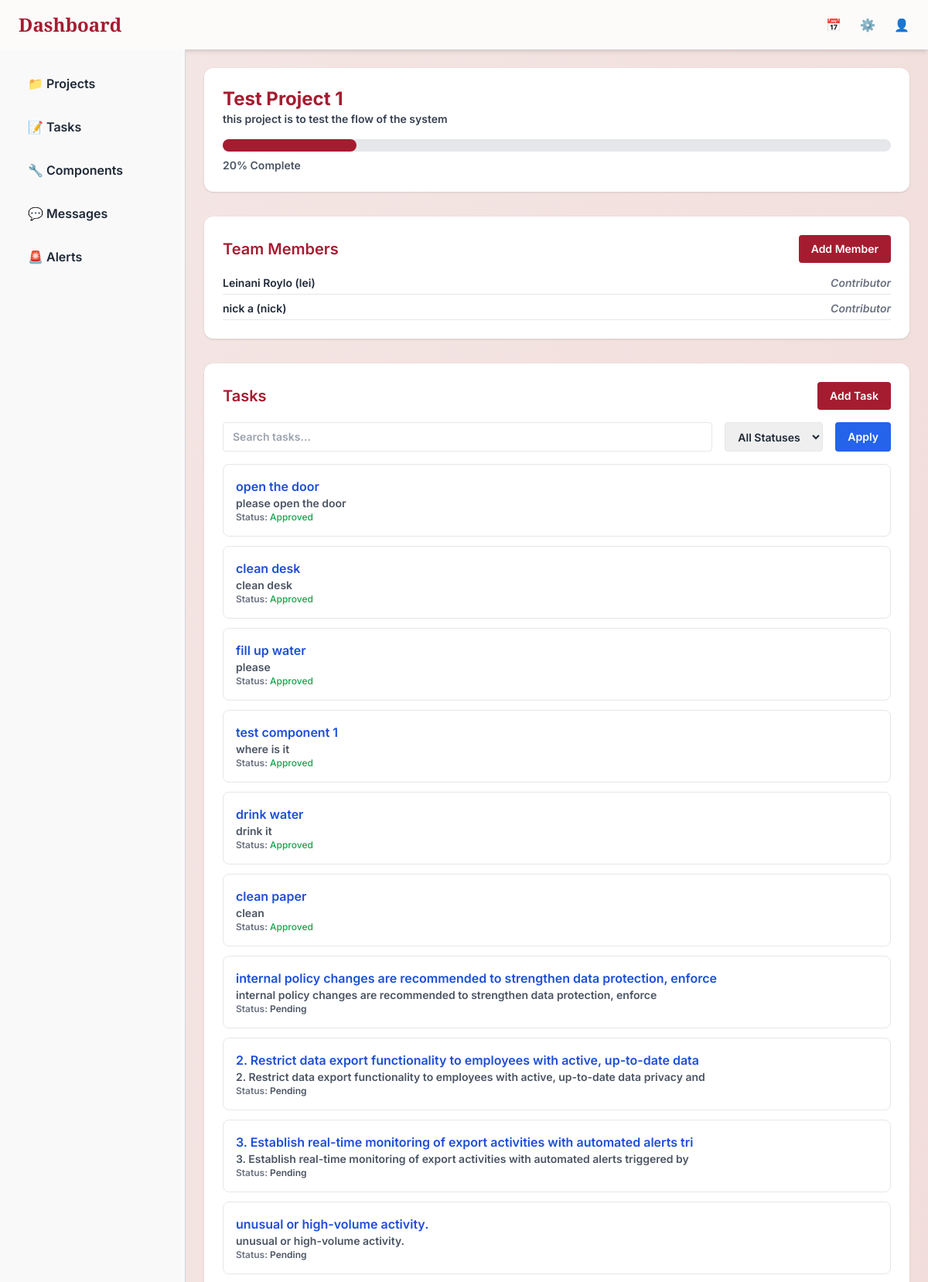
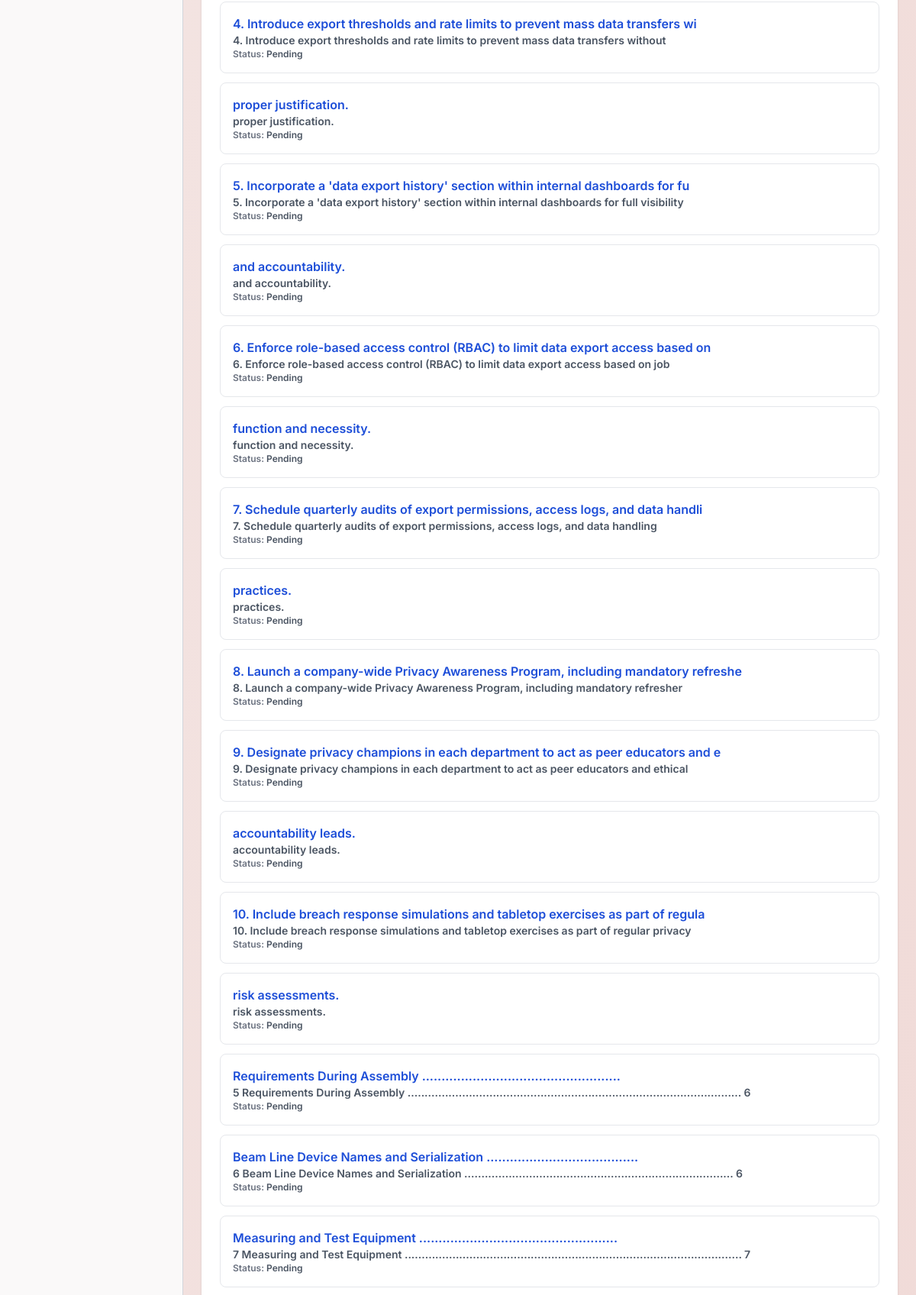
The app's page /projects/1/ (signed in, upper part) with its own data (2 pictures, top to bottom).
### tracker/models.py (models this page shows, shortened)
class Project(models.Model):
    name = models.CharField(max_length=100)
    description = models.TextField(blank=True)
    start_date = models.DateField(null=True, blank=True)
    end_date = models.DateField(null=True, blank=True)
    status = models.CharField(
        max_length=20,
        choices=[('ongoing', 'Ongoing'), ('completed', 'Completed'), ('paused', 'Paused')],
        default='ongoing'
    )
    progress = models.FloatField(default=0)
    assigned_users = models.ManyToManyField(User, related_name='assigned_projects', blank=True)
    @property
    def progress(self):
        total = self.tasks.count()
        if total == 0:
            return 0
        approved = self.tasks.filter(is_approved=True).count()
        return int((approved / total) * 100)

class Task(models.Model):
    section = models.CharField(max_length=20, blank=True, null=True)
    title = models.CharField(max_length=100)
    description = models.TextField(blank=True)
    project = models.ForeignKey(Project, on_delete=models.CASCADE, related_name='tasks', null=True, blank=True)
    components = models.ManyToManyField(Component, related_name='tasks', blank=True)  # now supports multiple components
    assigned_to = models.ForeignKey(User, on_delete=models.SET_NULL, null=True, blank=True)
    completed = models.BooleanField(default=False)
    submitted_for_approval = models.BooleanField(default=False)
    is_approved = models.BooleanField(default=False)
    notes = models.TextField(blank=True, null=True)
    image = models.ImageField(upload_to='tasks/images/', blank=True, null=True)
    video = models.FileField(upload_to='tasks/videos/', blank=True, null=True)
    audio = models.FileField(upload_to='tasks/audio/', blank=True, null=True)
    document = models.FileField(upload_to='tasks/docs/', blank=True, null=True)
    due_date = models.DateField(null=True, blank=True)
    status = models.CharField(
        max_length=20,
        choices=[('todo', 'To Do'), ('in_progress', 'In Progress'), ('completed', 'Completed'), ('approved', 'Approved')],
        default='todo'
    )
    created_at = models.DateTimeField(auto_now_add=True)

### tracker/views.py (the view)
# urls.py: path('projects/<int:project_id>/', views.project_detail_view, name='project_detail'),
@login_required
def project_detail_view(request, project_id):
    project = get_object_or_404(Project, id=project_id)
    tasks = project.tasks.all()
    components = project.components.all()
    search_query = request.GET.get('search', '')
    status_filter = request.GET.get('status', 'all')
    sort_by = request.GET.get('sort', '')
    if search_query:
        tasks = tasks.filter(Q(title__icontains=search_query) | Q(description__icontains=search_query))
    if status_filter == 'completed':
        tasks = tasks.filter(is_completed=True)
    elif status_filter == 'pending':
        tasks = tasks.filter(is_completed=False)
    if sort_by == 'due':
        tasks = tasks.order_by('due_date')
    elif sort_by == 'priority':
        tasks = tasks.order_by('priority')
    users = project.assigned_users.all() if hasattr(project, 'assigned_users') else []
    documents = project.documents.all() if hasattr(project, 'documents') else []
    progress = project.progress if hasattr(project, 'progress') else 0
    return render(request, 'tracker/project_detail.html', {
        'project': project,
        'tasks': tasks,
        'components': components,
        'search_query': search_query,
        'status_filter': status_filter,
        'sort_by': sort_by,
        'users': users,
        'documents': documents,
        'progress': progress,
    })

### tracker/templates/tracker/project_detail.html (shortened to what this page needs)
<!DOCTYPE html>
<html lang="en">
<head>
  <script src="https://cdn.tailwindcss.com"></script>
</head>
<body class="h-screen overflow-hidden font-inter font-semibold bg-gradient-to-br from-[#f4e7e5] to-[#f0d9d6] text-gray-800">
  <header class="bg-[#fcfbfa] shadow-md px-6 py-4 flex justify-between items-center">
    <h1 class="text-2xl font-playfair text-[#a51c30]">Dashboard</h1>
    <div class="flex items-center gap-6">
      <a href="calendar.html" class="hover:text-[#a51c30] transition-transform duration-300 hover:scale-110">📅</a>
      <a href="settings.html" class="hover:text-[#a51c30] transition-transform duration-300 hover:rotate-12">⚙️</a>
      <a href="profile.html" class="hover:text-[#a51c30] transition-transform duration-300 hover:scale-110">👤</a>
    </div>
  </header>
  <div class="flex h-[calc(100vh-72px)]">
    <aside class="w-1/5 bg-[#faf9f9] border-r border-gray-300 p-6 overflow-y-auto">
      <nav class="flex flex-col gap-4">
        <a href="{% url 'project_list' %}" class="flex items-center gap-3 text-gray-800 px-3 py-2 rounded-md hover:bg-[#f4e8e7] hover:text-[#a51c30] hover:translate-x-1 transition-all">📁 Projects</a>
        <a href="{% url 'assign_tasks' %}" class="flex items-center gap-3 text-gray-800 px-3 py-2 rounded-md hover:bg-[#f4e8e7] hover:text-[#a51c30] hover:translate-x-1 transition-all">📝 Tasks</a>
        <a href="{% url 'components' %}" class="flex items-center gap-3 text-gray-800 px-3 py-2 rounded-md hover:bg-[#f4e8e7] hover:text-[#a51c30] hover:translate-x-1 transition-all">🔧 Components</a>
        <a href="project_messages.html" class="flex items-center gap-3 text-gray-800 px-3 py-2 rounded-md hover:bg-[#f4e8e7] hover:text-[#a51c30] hover:translate-x-1 transition-all">💬 Messages</a>
        <a href="alerts.html" class="flex items-center gap-3 text-gray-800 px-3 py-2 rounded-md hover:bg-[#f4e8e7] hover:text-[#a51c30] hover:translate-x-1 transition-all">🚨 Alerts</a>
      </nav>
    </aside>
    <div class="flex-1 p-6 space-y-8 overflow-y-auto">
      <div class="bg-white p-6 rounded-xl shadow">
        <h2 class="text-2xl font-bold text-[#a51c30]">{{ project.name }}</h2>
        <p class="text-sm text-gray-700 mb-4">{{ project.description }}</p>
        <div class="w-full bg-gray-200 rounded-full h-4 mb-2">
          <div class="bg-[#a51c30] h-4 rounded-full" style="width: {{ project.progress }}%;"></div>
        </div>
        <p class="text-sm text-gray-600">{{ project.progress|floatformat:0 }}% Complete</p>
      </div>
      <div class="bg-white p-6 rounded-xl shadow">
        <div class="flex justify-between items-center mb-4">
          <h3 class="text-xl font-semibold text-[#a51c30]">Team Members</h3>
          <a href="{% url 'add_team_member' project.id %}" class="bg-[#a51c30] text-white px-4 py-2 rounded text-sm">Add Member</a>
        </div>
        <ul class="space-y-2">
          {% for user in project.assigned_users.all %}
          <li class="flex justify-between text-sm text-gray-800 border-b pb-1">
            <span>{{ user.get_full_name }} ({{ user.username }})</span>
            <span class="italic text-gray-500">{% if user.profile.role %}{{ user.profile.role }}{% else %}Contributor{% endif %}</span>
          </li>
          {% empty %}
          <li class="text-gray-500">No team members assigned.</li>
          {% endfor %}
        </ul>
      </div>
      <div class="bg-white p-6 rounded-xl shadow">
        <div class="flex justify-between items-center mb-4">
          <h3 class="text-xl font-semibold text-[#a51c30]">Tasks</h3>
          <a href="{% url 'create_task' project.id %}" class="bg-[#a51c30] text-white px-4 py-2 rounded text-sm">Add Task</a>
        </div>
        <form method="get" class="flex flex-wrap gap-4 mb-4">
          <input type="text" name="search" placeholder="Search tasks..." class="flex-1 border rounded px-3 py-2 text-sm">
          <select name="status" class="border rounded px-3 py-2 text-sm">
            <option value="">All Statuses</option>
          </select>
          <button type="submit" class="bg-blue-600 text-white px-4 py-2 rounded text-sm">Apply</button>
        </form>
        <ul class="space-y-3">
          {% for task in project.tasks.all %}
          <li class="border p-4 rounded-lg hover:bg-[#fdf3f2] transition">
            <a href="{% url 'review_task_for_approval' task.id %}" class="block">
              <h4 class="font-semibold text-blue-700 hover:underline">{{ task.title }}</h4>
              <p class="text-sm text-gray-600">{{ task.description }}</p>
              <p class="text-xs text-gray-500">Status:
                {% if task.is_approved %}
                  <span class="text-green-600 font-medium">Approved</span>
                {% elif task.is_completed %}
                  <span class="text-yellow-600 font-medium">Completed (Pending Approval)</span>
                {% else %}
                  <span class="text-gray-600">Pending</span>
                {% endif %}
              </p>
            </a>
          </li>
          {% empty %}
          <li class="text-gray-500">No tasks match your filters.</li>
          {% endfor %}
        </ul>
      </div>
    </div>
  </div>
</body>
</html>

### tracker/templates/tracker/project_detail.html (style rules this page uses)
.font-playfair { font-family: 'Playfair Display', serif; }
.font-inter { font-family: 'Inter', sans-serif; }

### records on screen
Project: name "Test Project 1", description "this project is to test the flow of the system", progress "20"
Task: title "open the door", description "please open the door", is_approved "Approved"
Task: title "clean desk", description "clean desk", is_approved "Approved"
Task: title "fill up water", description "please", is_approved "Approved"
Task: title "test component 1", description "where is it", is_approved "Approved"
Task: title "drink water", description "drink it", is_approved "Approved"
Task: title "clean paper", description "clean", is_approved "Approved"
Task: title "internal policy changes are recommended to strengthen data protection, enforce", description "internal policy changes are recommended to strengthen data protection, enforce", is_approved "Pending"
Task: title "2. Restrict data export functionality to employees with active, up-to-date data", description "2. Restrict data export functionality to employees with active, up-to-date data privacy and", is_approved "Pending"
Task: title "3. Establish real-time monitoring of export activities with automated alerts tri", description "3. Establish real-time monitoring of export activities with automated alerts triggered by", is_approved "Pending"
Task: title "unusual or high-volume activity.", description "unusual or high-volume activity.", is_approved "Pending"
Task: title "4. Introduce export thresholds and rate limits to prevent mass data transfers wi", description "4. Introduce export thresholds and rate limits to prevent mass data transfers without", is_approved "Pending"
Task: title "proper justification.", description "proper justification.", is_approved "Pending"
Task: title "5. Incorporate a 'data export history' section within internal dashboards for fu", description "5. Incorporate a 'data export history' section within internal dashboards for full visibility", is_approved "Pending"
Task: title "and accountability.", description "and accountability.", is_approved "Pending"
Task: title "6. Enforce role-based access control (RBAC) to limit data export access based on", description "6. Enforce role-based access control (RBAC) to limit data export access based on job", is_approved "Pending"
Task: title "function and necessity.", description "function and necessity.", is_approved "Pending"
Task: title "7. Schedule quarterly audits of export permissions, access logs, and data handli", description "7. Schedule quarterly audits of export permissions, access logs, and data handling", is_approved "Pending"
Task: title "practices.", description "practices.", is_approved "Pending"
Task: title "8. Launch a company-wide Privacy Awareness Program, including mandatory refreshe", description "8. Launch a company-wide Privacy Awareness Program, including mandatory refresher", is_approved "Pending"
Task: title "9. Designate privacy champions in each department to act as peer educators and e", description "9. Designate privacy champions in each department to act as peer educators and ethical", is_approved "Pending"
Task: title "accountability leads.", description "accountability leads.", is_approved "Pending"
Task: title "10. Include breach response simulations and tabletop exercises as part of regula", description "10. Include breach response simulations and tabletop exercises as part of regular privacy", is_approved "Pending"
Task: title "risk assessments.", description "risk assessments.", is_approved "Pending"
Task: title "Requirements During Assembly ...................................................", description "5 Requirements During Assembly .................................................................................................. 6", is_approved "Pending"
Task: title "Beam Line Device Names and Serialization .......................................", description "6 Beam Line Device Names and Serialization ............................................................................... 6", is_approved "Pending"
Task: title "Measuring and Test Equipment ...................................................", description "7 Measuring and Test Equipment ................................................................................................... 7", is_approved "Pending"

### other values on screen
{{ user.get_full_name }} "Leinani Roylo"
{{ user.username }} "lei"
{{ user.get_full_name }} "nick a"
{{ user.username }} "nick"
